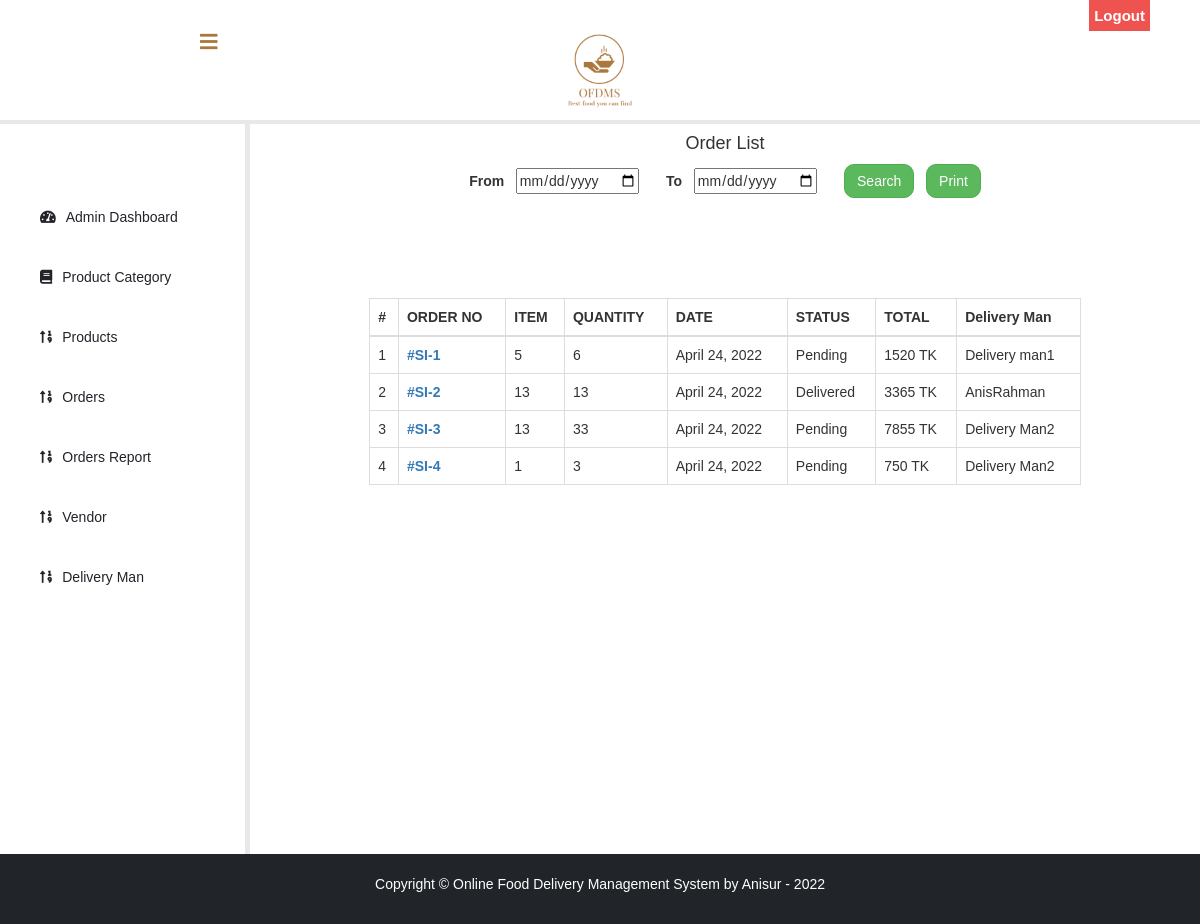
The app's page /sadmin/orders-report/ (signed in) with its own data.
### deliveryman/models.py (models this page shows, shortened)
class Delivery(models.Model):
    user = models.OneToOneField(User, on_delete=models.CASCADE)
    firstname = models.CharField(max_length=20, null=False, default='')
    lastname = models.CharField(max_length=20, null=False, default='')
    mobile = models.CharField(max_length=20, null=False)
    status = models.CharField(max_length=20, null=False, default=0)
    def __str__(self):
        return self.firstname + self.lastname

### mainapp/models.py (models this page shows, shortened)
class Orders(models.Model):
    order_by = models.ForeignKey(Users, on_delete=models.CASCADE, null=True)
    order_id= models.AutoField(primary_key=True)
    items_json= models.CharField(max_length=5000)
    name=models.CharField(max_length=90)
    email=models.CharField(max_length=111)
    address=models.CharField(max_length=111)
    city=models.CharField(max_length=111)
    state=models.CharField(max_length=111)
    zip_code=models.CharField(max_length=111)
    phone=models.CharField(max_length=111)
    status=models.CharField(max_length=111,default=0)
    payment_type=models.CharField(max_length=111,default=0)
    payment_ref=models.CharField(max_length=111,default=0)
    date=models.DateField()
    dman = models.ForeignKey(Delivery, on_delete=models.CASCADE, null=True)

### mainapp/views.py (the view, shortened to what this page needs)
# urls.py: path('sadmin/orders-report/', views.orders_report, name='product-details'),
@login_required(login_url='adminlogin')
def orders_report(request):
    dtoform = DtDmanForm()
    order = models.Orders.objects.all()
    dict = {'order': order,'dtoform':dtoform}
    datalist = []
    for j in order:
        item = json.loads(j.items_json)
        subtotal = 0
        qty = 0
        qty2 = 0
        for i in item:
            id = i.split("pr")[1]
            qty1 = item[i][0]
            price = pmodel.Product.objects.get(id=id).price
            total = int(qty1) * int(price)
            qty = qty + 1
            qty2 += qty1
            subtotal = subtotal + total
        if j.status == '0':
            status = 'Pending'
        elif j.status == '1':
            status = 'Picked Up'
        elif j.status == '2':
            status = 'Rejected'
        else:
            status = 'Delivered'
        datadict = {
            'order_no': j.order_id,
            'item': qty,
            'qty': qty2,
            'total': subtotal,
            'date': j.date,
            'status': status,
            'dman':j.dman
        }
        datalist.append(datadict)
    dict.update({'datalist': datalist})
    return render(request,'admin/orders-report.html',context=dict)

### deliveryman/forms.py
class DtDmanForm(forms.ModelForm):
    dman_id = forms.ModelChoiceField(queryset=models.Delivery.objects.all(), empty_label="Delivery Man", to_field_name="id")
    order_id = forms.ModelChoiceField(queryset=Orders.objects.all(), empty_label="Order", to_field_name="order_id")
    class Meta:
        model=Orders
        fields=['dman_id','order_id']

### templates/admin/orders-report.html (shortened to what this page needs)
{% extends 'admin/base.html' %}
{% load widget_tweaks %}
{% load static %}
{% block content %}
<head>
  </head>
<br><br>
    {% include 'admin/sidebar.html' %}
  <div class="container-fluid">
    <div class="text-center">
        <h4>Order List</h4>
    </div>
  <form method="POST" autocomplete="off" style="margin:100px;margin-top: 0px;">
    <div style="display: flex; align-items: center; justify-content: center" class="form-group">
        <label for="course_name">From</label> &nbsp; &nbsp;
        <input type="date" name="from"> &nbsp; &nbsp; &nbsp; &nbsp;
                <label for="course_name">To</label>&nbsp; &nbsp;
                <input type="date" name="to"> &nbsp; &nbsp; &nbsp; &nbsp;
            <button type="submit" class="btn btn-success " style="border-radius:10px;">Search</button> &nbsp; &nbsp;
            <input type="submit" value="Print" name="print" class="btn btn-success " style="border-radius:10px;">
    </div>
  </form>
     <div style="margin-top: 3rem">
         <table class="table table-bordered">
             <thead class="thead-light">
               <tr>
            <th>#</th>
            <th >ORDER NO</th>
            <th >ITEM</th>
            <th >QUANTITY</th>
            <th >DATE</th>
            <th >STATUS</th>
            <th >TOTAL</th>
                   <th>Delivery Man</th>
          </tr>
             </thead>
             <tbody>
             {% for i in datalist %}
          <tr>
            <td class="no">{{ forloop.counter }}</td>
            <td class="desc"><a href="/sadmin/invoice/{{ i.order_no }}"><strong>#SI-{{ i.order_no }}</strong></a></td>
            <td class="unit">{{ i.item }}</td>
            <td class="qty">{{ i.qty }}</td>
            <td class="unit">{{ i.date }}</td>
            <td class="qty">{{ i.status }}</td>
            <td class="total">{{ i.total }} TK</td>
            <td class="total">{% if i.dman %}{{ i.dman }}{% else %}Not Assigned{% endif %}</td>
          </tr>
        {% endfor %}
             </tbody>
         </table>
     </div>
  </div>
<br><br><br><br><br><br><br><br><br><br>
{% endblock content %}

### templates/admin/base.html (style rules this page uses)
a:link { text-decoration: none; }
body { margin: 0; padding: 0; font-family: "Gill Sans", sans-serif;; }

### templates/admin/orders-report.html (style rules this page uses)
a:link { text-decoration: none; }
label { margin-bottom: 0!important; }

### records on screen
Delivery: order_no "1", item "5", qty "6", date "April 24, 2022", status "Pending", total "1520", dman "Delivery man1"
Delivery: order_no "2", item "13", qty "13", date "April 24, 2022", status "Delivered", total "3365", dman "AnisRahman"
Delivery: order_no "3", item "13", qty "33", date "April 24, 2022", status "Pending", total "7855", dman "Delivery Man2", order_no "4", item "1", qty "3", total "750"
